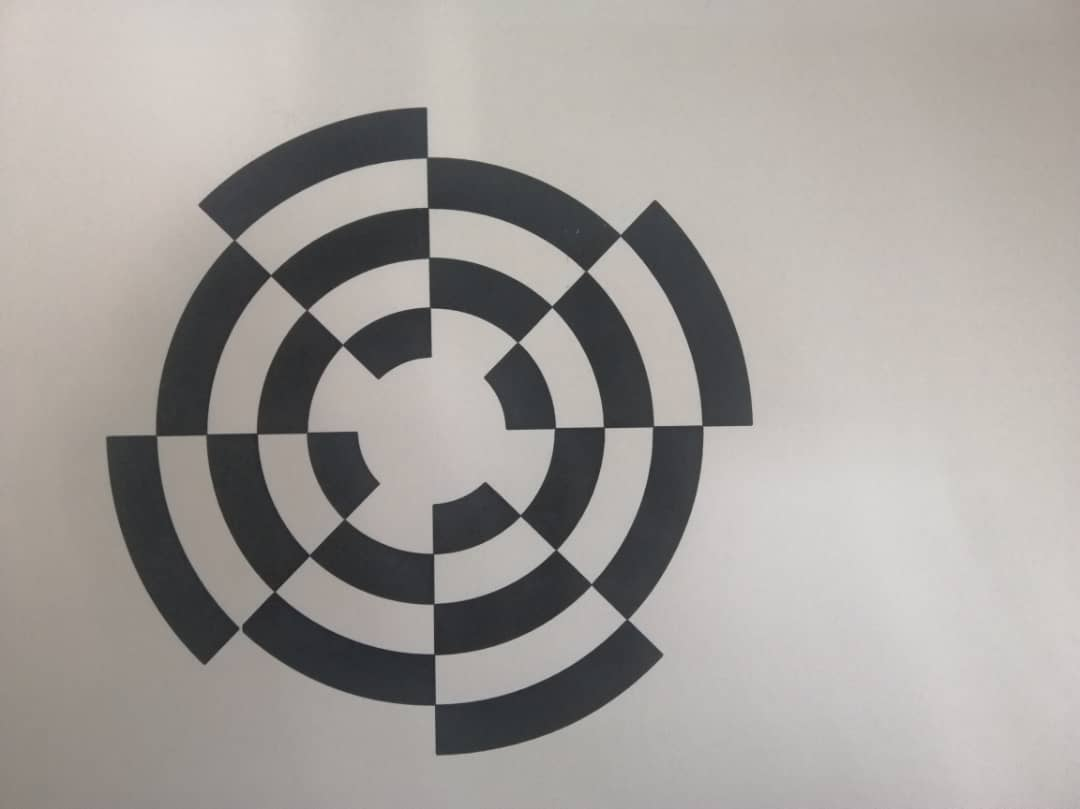
#> input picture assets/test_grid_1.jpeg, 1080 x 809 px
$ python test.py
#> lines starting #> are read from the running program, lines starting #| are printed output that depends on the picture; after the words box and inside, x2 and y2 are one past the last pixel; in counts of white or black regions, pixels touching at a corner belong together
# import numpy as np
# import cv2
# from matplotlib import pyplot as plt
# import numpy as np
#
# percent_cutoff = 0.1
#
# img = cv2.imread('../assets/test_grid_1.jpeg')
# # img = cv2.resize(img, (500, 500))
# # img = img[0:0,0:350]
# # img = cv2.resize(img, (500, 500))
# gray = cv2.cvtColor(img,cv2.COLOR_BGR2GRAY)
# #
# # mask = cv2.imread('../assets/image_mask.png')
# # mask = cv2.resize(mask, (500,500))
# # mask_gray = cv2.cvtColor(mask,cv2.COLOR_BGR2GRAY)
# # ret, mask_thresh = cv2.threshold(mask_gray,0,255,cv2.THRESH_BINARY_INV+cv2.THRESH_OTSU)
#
# ret, thresh = cv2.threshold(gray,0,255,cv2.THRESH_BINARY+cv2.THRESH_OTSU)
#
# kernel = np.ones((1,1),np.uint8)
# thresh = cv2.morphologyEx(thresh, cv2.MORPH_DILATE, kernel)
#
# corners = cv2.goodFeaturesToTrack(thresh, 40, 0.5, 10) #, mask=mask_thresh)
#
# # dst = cv2.cornerHarris(thresh,10,3,0.04)
# # img[dst>0.01*dst.max()]=[0,0,255]
#
# corners = np.int0(corners)
#
# cv2.imshow("test", gray)
#
# for i in corners:
#     x,y = i.ravel()
#     cv2.circle(img,(x,y),3,255,-1)
#
# cv2.imshow("thresh", thresh)
#
# # added_image = cv2.addWeighted(img,0.4,mask,0.1,0)
# # cv2.imshow("img", added_image)
# cv2.imshow("img", img)
# # cv2.imshow("harris corner", dst)
# cv2.waitKey(0)

import cv2
import numpy as np

filename = '../assets/test_grid_1.jpeg'
img = cv2.imread(filename)
#> img is the input picture: shape (809, 1080, 3); mean B, G, R 155.4, 159, 163.3
gray = cv2.cvtColor(img,cv2.COLOR_BGR2GRAY)


# find Harris corners
gray = np.float32(gray)
dst = cv2.cornerHarris(gray,2,5,0.007)
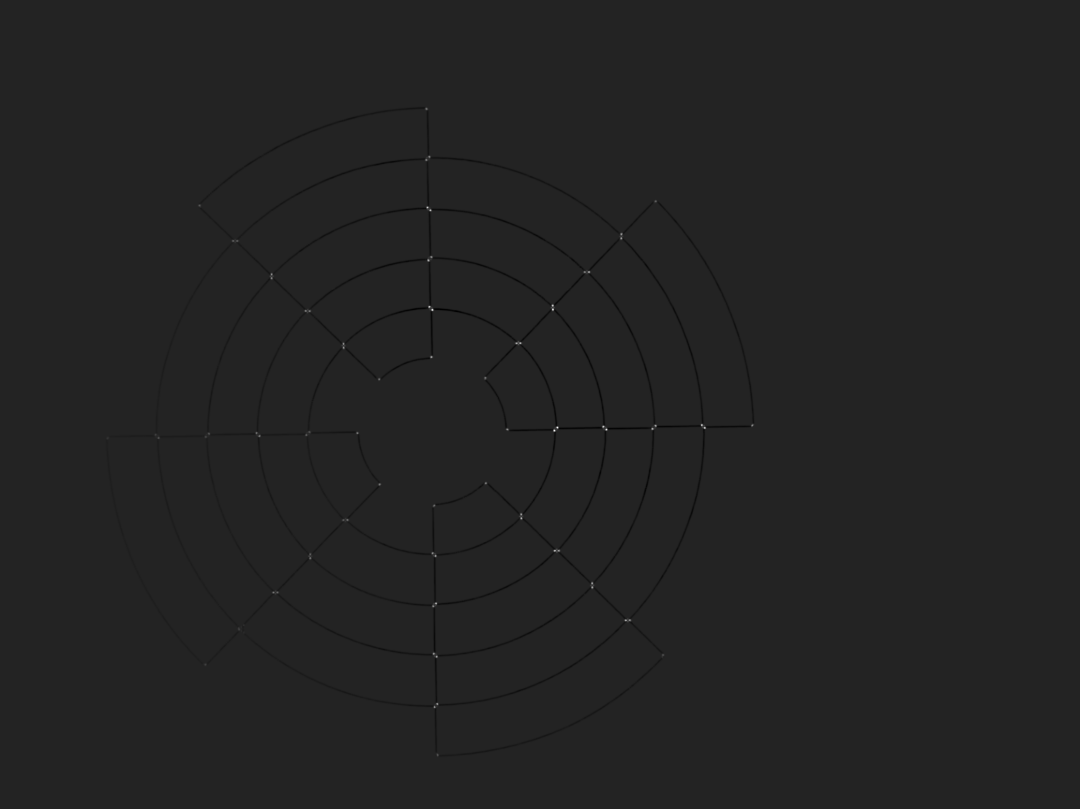
#> dst: shape (809, 1080) float32; min -137271520, max 858095808, mean -754912.7; drawn with min black and max white
dst = cv2.dilate(dst,None)
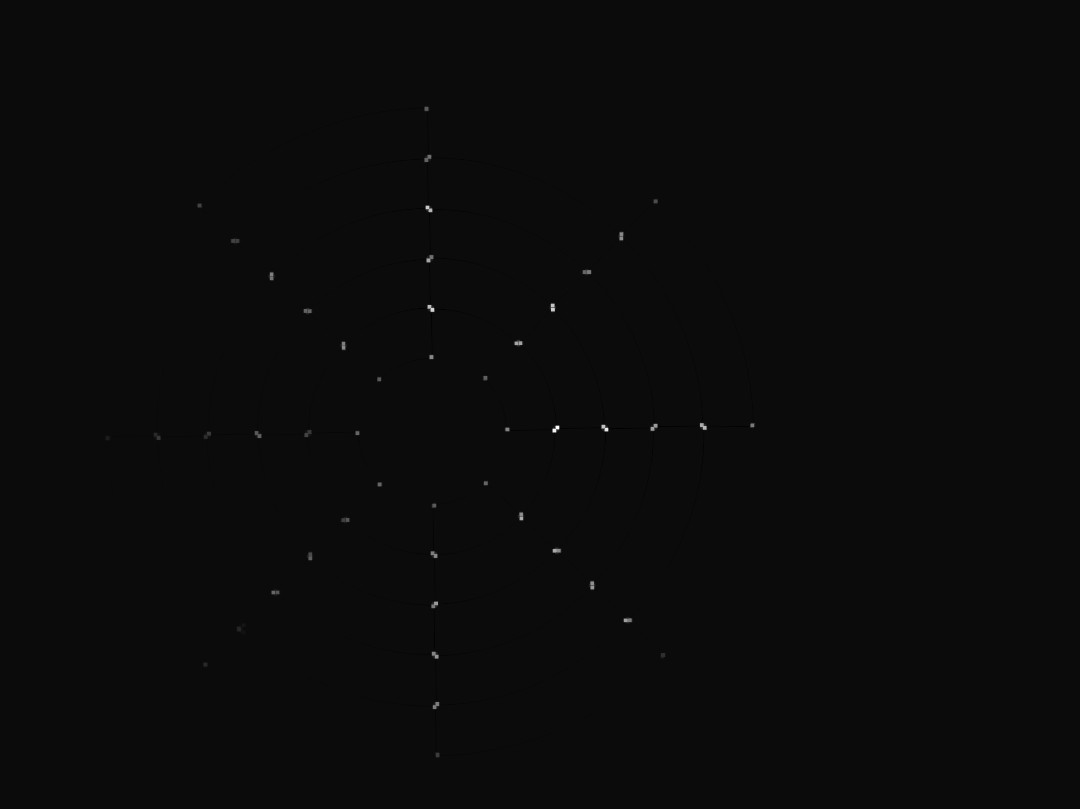
#> dst: shape (809, 1080) float32; min -39824652, max 858095808, mean 480074.6; drawn with min black and max white
ret, dst = cv2.threshold(dst,0.01*dst.max(),255,0)
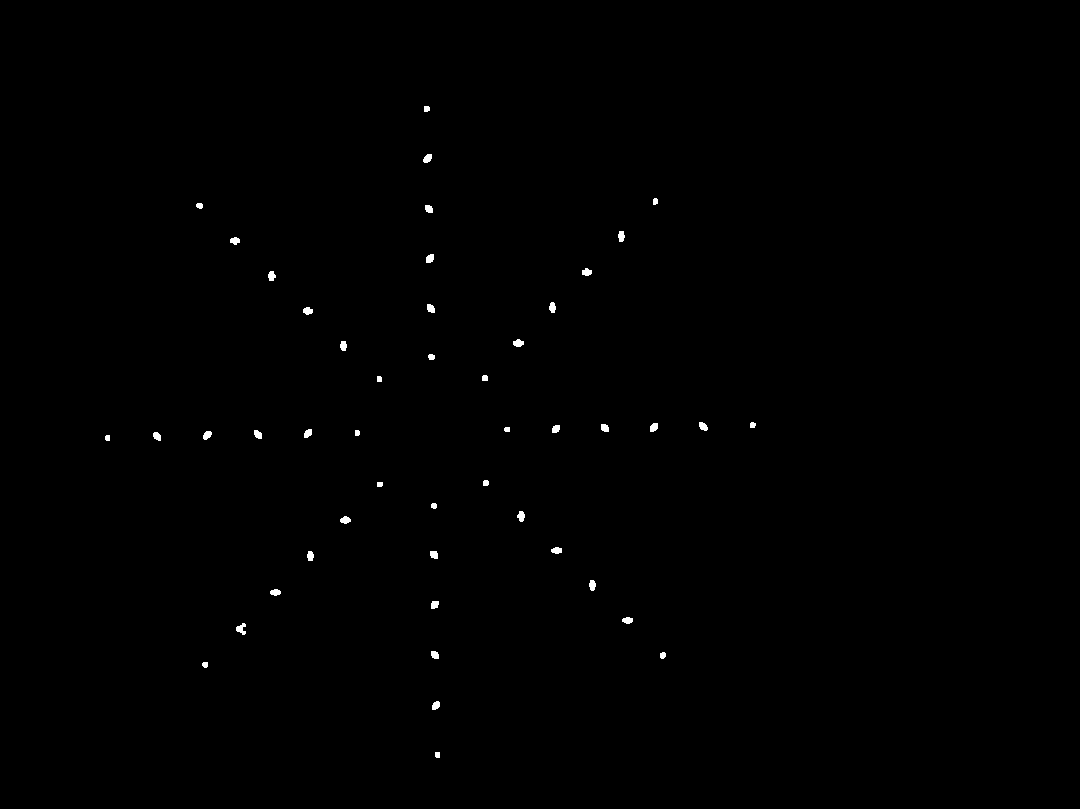
#> dst: shape (809, 1080) float32; 0.27% white; 48 white regions, largest, box (x1, y1, x2, y2) and area: (236, 623, 246, 635) 72, (513, 339, 524, 347) 65, (517, 511, 525, 522) 63
#> ret = 8580958.1
dst = np.uint8(dst)

# find centroids
ret, labels, stats, centroids = cv2.connectedComponentsWithStats(dst)
#> labels: shape (809, 1080) int32; 49 distinct labels, from 0 to 48
#> ret = 49; stats = 49 rows, first 6: [0, 0, 1080, 809, 871341], [424, 106, 6, 6, 33], [423, 154, 9, 9, 61], [653, 198, 5, 7, 31], [196, 203, 7, 6, 35], [425, 205, 8, 8, 54]; centroids = 49 pairs, first value 107.1 to 752.3, second value 108.4 to 754.4

# define the criteria to stop and refine the corners
criteria = (cv2.TERM_CRITERIA_EPS + cv2.TERM_CRITERIA_MAX_ITER, 100, 0.001)
corners = cv2.cornerSubPix(gray,np.float32(centroids),(5,5),(-1,-1),criteria)
#> corners = 49 pairs, first value 105.8 to 752.3, second value 107 to 754.7

# Now draw them
res = np.hstack((centroids,corners))
#> res = 49 rows, first 6: [539.8, 403.9, 539.8, 403.9], [426.3, 108.4, 426.3, 107], [427.2, 158, 426.9, 157.4], [654.9, 201, 654.7, 199.2], [199.2, 205.3, 197.5, 204.6], [428.5, 208.5, 427.9, 207.7]
res = np.int0(res)
#> res = 49 rows, first 6: [539, 403, 539, 403], [426, 108, 426, 107], [427, 158, 426, 157], [654, 201, 654, 199], [199, 205, 197, 204], [428, 208, 427, 207]
# img[res[:,1],res[:,0]]=[0,0,255]
img[res[:,3],res[:,2]] = [0,255,0]
#> img: shape (809, 1080, 3); 0.01% of pixels changed, all inside (x1, y1, x2, y2) = (105, 107, 753, 755)

cv2.imshow("image", img)
cv2.waitKey(0)

$ run again, with assets/test_1.jpg copied over assets/test_grid_1.jpeg
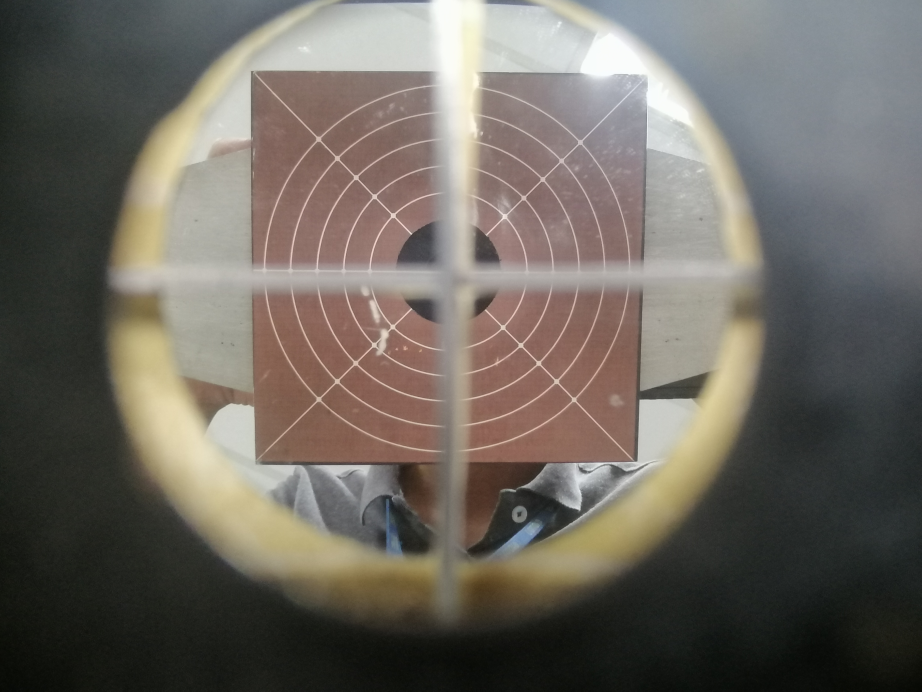
#> input picture assets/test_1.jpg, 4608 x 3456 px (shown at 1/5 size)
#> img is the input picture: shape (3456, 4608, 3); mean B, G, R 96.8, 104.3, 109.7
#> `gray = cv2.cvtColor(img,cv2.COLOR_BGR2GRAY)`:
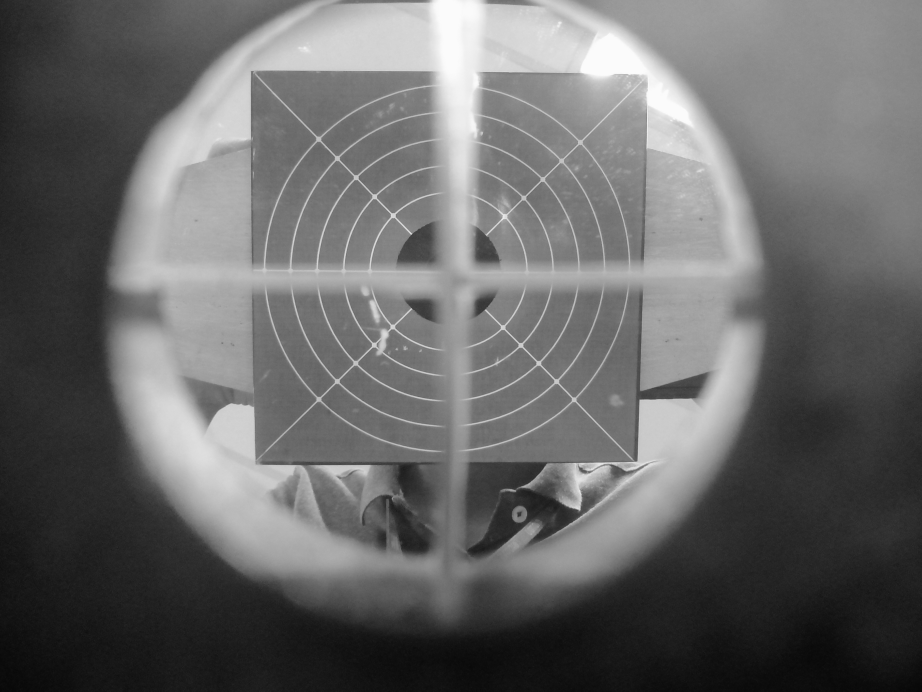
#> gray: shape (3456, 4608) (shown at 1/5 size); min 6, max 254, mean 105.1
#> `ret, dst = cv2.threshold(dst,0.01*dst.max(),255,0)`:
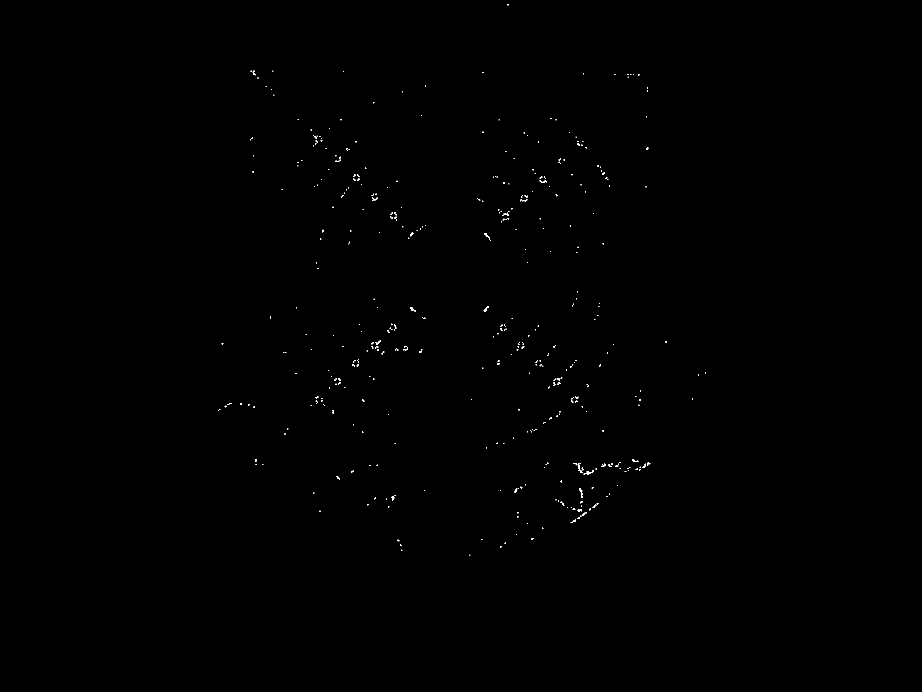
#> dst: shape (3456, 4608) float32 (shown at 1/5 size); 0.08% white; 551 white regions (297 under 20 px), largest, box (x1, y1, x2, y2) and area: (2897, 2447, 2913, 2473) 166, (2422, 1168, 2444, 1187) 158, (2052, 1535, 2067, 1553) 155
#> `ret, dst = cv2.threshold(dst,0.01*dst.max(),255,0)`: ret = 1634300.5
#> labels: shape (3456, 4608) int32; 552 distinct labels, from 0 to 551
#> `ret, labels, stats, centroids = cv2.connectedComponentsWithStats(dst)`: ret = 552; stats = 552 rows, first 6: [0, 0, 4608, 3456, 15912352], [2536, 20, 7, 6, 35], [1254, 354, 6, 6, 31], [1264, 354, 9, 9, 48], [1363, 354, 3, 3, 9], [1717, 355, 3, 3, 9]; centroids = 552 pairs, first value 1092 to 3527.5, second value 22.6 to 2775
#> corners = 552 pairs, first value 1092 to 3525.2, second value 22.64 to 2773.6
#> `res = np.hstack((centroids,corners))`: res = 552 rows, first 6: [2303.4, 1727.5, 2303.4, 1727.5], [2539.3, 22.6, 2539.6, 22.64], [1256.3, 356.5, 1254.8, 355], [1267.9, 357.4, 1270.8, 353.5], [1364, 355, 1361.4, 352.3], [1718, 356, 1716.8, 353.7]
#> `res = np.int0(res)`: res = 552 rows, first 6: [2303, 1727, 2303, 1727], [2539, 22, 2539, 22], [1256, 356, 1254, 354], [1267, 357, 1270, 353], [1364, 355, 1361, 352], [1718, 356, 1716, 353]
